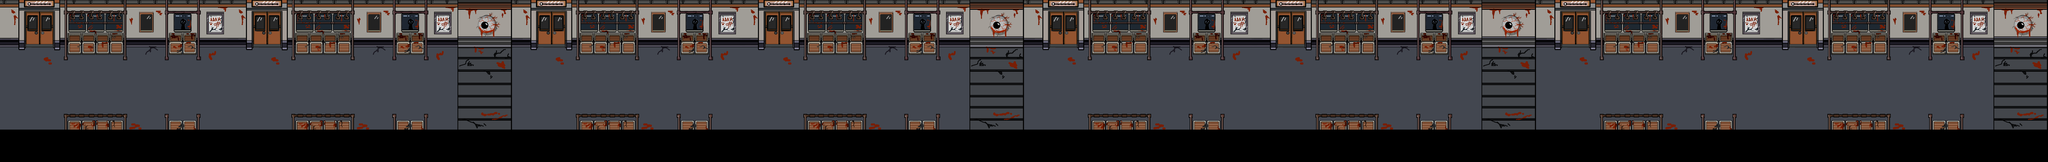

Tiled map render using the project's own tile images. Description and the map definition, with tile-layer contents summarised, below:
An orthogonal 252x20 tile map with 34x34 px tiles, 2 tile layers (fondo, colision), 2 tilesets and 82 objects (next, barra).

<map version="1.9" tiledversion="1.9.2" orientation="orthogonal" renderorder="right-down" width="252" height="20" tilewidth="34" tileheight="34" infinite="0" nextlayerid="4" nextobjectid="102">
 <editorsettings>
  <export target="LEVEL_03.json" format="json" />
 </editorsettings>
 <tileset firstgid="1" name="mapa" tilewidth="34" tileheight="34" tilecount="560" columns="35">
  <image source="../level 3/mapa3.png" width="1190" height="560" />
 </tileset>
 <tileset firstgid="561" name="obj" tilewidth="250" tileheight="102" tilecount="7" columns="0">
  <grid orientation="orthogonal" width="1" height="1" />
  <tile id="0">
   <image width="55" height="63" source="../objects/cajaCarton.png" />
  </tile>
  <tile id="1">
   <image width="55" height="72" source="../objects/cajaMadera.png" />
  </tile>
  <tile id="2">
   <image width="74" height="99" source="objetos/persecutor.png" />
  </tile>
  <tile id="3">
   <image width="70" height="102" source="objetos/lanzador.png" />
  </tile>
  <tile id="4">
   <image width="86" height="71" source="objetos/topo.png" />
  </tile>
  <tile id="5">
   <image width="81" height="67" source="objetos/gato.png" />
  </tile>
  <tile id="6">
   <image width="250" height="30" source="../weapons/bar.png" />
  </tile>
 </tileset>
 <layer id="1" name="fondo" width="252" height="20">
  <data>[5040 cells, 4032 non-empty, 560 distinct tile ids]</data>
 </layer>
 <layer id="2" name="colision" width="252" height="20">
  <data>[5040 cells, 1966 non-empty, 286 distinct tile ids]</data>
 </layer>
 <objectgroup id="3" name="objetos">
  <object id="1" gid="561" x="103.303" y="395.636" width="55" height="63" />
  <object id="2" gid="565" x="1534.88" y="362.242" width="86" height="71" />
  <object id="13" gid="562" x="843" y="303" width="55" height="72" />
  <object id="14" gid="562" x="786" y="329" width="55" height="72" />
  <object id="15" gid="562" x="787" y="372" width="55" height="72" />
  <object id="16" gid="562" x="785" y="407" width="55" height="72" />
  <object id="17" gid="562" x="784" y="442" width="55" height="72" />
  <object id="18" gid="562" x="783" y="470" width="55" height="72" />
  <object id="19" gid="562" x="835" y="496" width="55" height="72" />
  <object id="20" gid="563" x="884" y="366" width="74" height="99" />
  <object id="22" gid="562" x="3819" y="478" width="55" height="72" />
  <object id="23" gid="562" x="3819" y="428" width="55" height="72" />
  <object id="24" gid="562" x="3817" y="378" width="55" height="72" />
  <object id="25" gid="562" x="3815" y="328" width="55" height="72" />
  <object id="27" gid="562" x="3693" y="374" width="55" height="72" />
  <object id="28" gid="561" x="3759" y="330" width="55" height="63" />
  <object id="29" gid="561" x="3693" y="288" width="55" height="63" />
  <object id="30" gid="561" x="3627" y="272" width="55" height="63" />
  <object id="31" gid="562" x="3625" y="320" width="55" height="72" />
  <object id="32" gid="562" x="3627" y="380" width="55" height="72" />
  <object id="33" gid="562" x="3627" y="432" width="55" height="72" />
  <object id="35" gid="561" x="2321.48" y="304.727" width="55" height="63" />
  <object id="36" gid="564" x="3122.57" y="502.515" width="70" height="102" />
  <object id="37" gid="562" x="3054.82" y="348.121" width="55" height="72" />
  <object id="38" gid="562" x="3109.36" y="348.121" width="55" height="72" />
  <object id="39" gid="563" x="3226.64" y="310.606" width="74" height="99" />
  <object id="40" gid="565" x="4495" y="387.636" width="86" height="71" />
  <object id="41" gid="561" x="4636.64" y="362.303" width="55" height="63" />
  <object id="42" gid="561" x="4773" y="416.848" width="55" height="63" />
  <object id="43" gid="563" x="4947.85" y="325.758" width="74" height="99" />
  <object id="44" gid="565" x="5814.58" y="387.515" width="86" height="71" />
  <object id="45" gid="564" x="5995.3" y="384.333" width="70" height="102" />
  <object id="46" gid="561" x="5651.79" y="341.091" width="55" height="63" />
  <object id="47" gid="561" x="5639.67" y="404.727" width="55" height="63" />
  <object id="48" gid="561" x="5694.21" y="447.152" width="55" height="63" />
  <object id="49" gid="562" x="6654.91" y="365.182" width="55" height="72" />
  <object id="50" gid="562" x="6712.45" y="364.485" width="55" height="72" />
  <object id="51" gid="562" x="6768.97" y="387.727" width="55" height="72" />
  <object id="52" gid="562" x="6825.48" y="386.97" width="55" height="72" />
  <object id="54" gid="563" x="6863" y="301.515" width="74" height="99" />
  <object id="55" gid="563" x="6975.12" y="292.424" width="74" height="99" />
  <object id="56" gid="563" x="7005.42" y="392.424" width="74" height="99" />
  <object id="57" gid="562" x="6883" y="419" width="55" height="72" />
  <object id="58" gid="562" x="6942" y="419" width="55" height="72" />
  <object id="59" gid="562" x="6941" y="470" width="55" height="72" />
  <object id="60" gid="564" x="7652.88" y="311.606" width="70" height="102" />
  <object id="61" gid="565" x="7869.12" y="436" width="86" height="71" />
  <object id="63" gid="562" x="8060" y="301.334" width="55" height="72" />
  <object id="64" gid="562" x="8060" y="352" width="55" height="72" />
  <object id="65" gid="562" x="8060" y="418.061" width="55" height="72" />
  <object id="66" gid="562" x="8060" y="478.303" width="55" height="72" />
  <object id="67" gid="562" x="8286.82" y="303.03" width="55" height="72" />
  <object id="69" gid="562" x="8230.88" y="361.819" width="55" height="72" />
  <object id="70" gid="562" x="8289.65" y="486.197" width="55" height="72" />
  <object id="71" gid="562" x="8233.43" y="420.788" width="55" height="72" />
  <object id="72" gid="562" x="8287.48" y="354.545" width="55" height="72" />
  <object id="73" gid="563" x="2132.7" y="519.697" width="74" height="99" />
  <object id="76" gid="565" x="411.545" y="390.545" width="86" height="71" />
  <object id="78" name="next" gid="566" x="8414.55" y="537.03" width="168.879" height="357.909" />
  <object id="79" gid="561" x="8115.67" y="292" width="55" height="63" />
  <object id="80" gid="561" x="8119.67" y="471.333" width="55" height="63" />
  <object id="81" gid="561" x="8229" y="291.333" width="55" height="63" />
  <object id="82" gid="562" x="8177.67" y="482.667" width="55" height="72" />
  <object id="83" gid="561" x="8118.33" y="409.333" width="55" height="63" />
  <object id="84" gid="561" x="8113.67" y="350.667" width="55" height="63" />
  <object id="85" gid="561" x="8173" y="350.667" width="55" height="63" />
  <object id="86" gid="561" x="7415" y="412" width="55" height="63" />
  <object id="87" gid="561" x="1797" y="376" width="55" height="63" />
  <object id="88" gid="561" x="1965" y="376" width="55" height="63" />
  <object id="89" gid="561" x="2522" y="291.667" width="55" height="63" />
  <object id="90" gid="561" x="2519.67" y="338.667" width="55" height="63" />
  <object id="91" gid="562" x="2584" y="290" width="55" height="72" />
  <object id="92" gid="562" x="2583" y="345.333" width="55" height="72" />
  <object id="93" gid="561" x="2582" y="403.333" width="55" height="63" />
  <object id="94" gid="561" x="2582.33" y="469.667" width="55" height="63" />
  <object id="95" gid="562" x="2522" y="410" width="55" height="72" />
  <object id="96" gid="562" x="2519" y="474" width="55" height="72" />
  <object id="97" gid="562" x="2708" y="477" width="55" height="72" />
  <object id="98" gid="562" x="2647" y="476" width="55" height="72" />
  <object id="99" gid="562" x="2755" y="325" width="55" height="72" />
  <object id="100" name="barra" gid="567" x="2678.95" y="272.886" width="144.318" height="14.8588" rotation="54.9188" />
  <object id="101" gid="561" x="2642" y="405" width="55" height="63" />
 </objectgroup>
</map>
